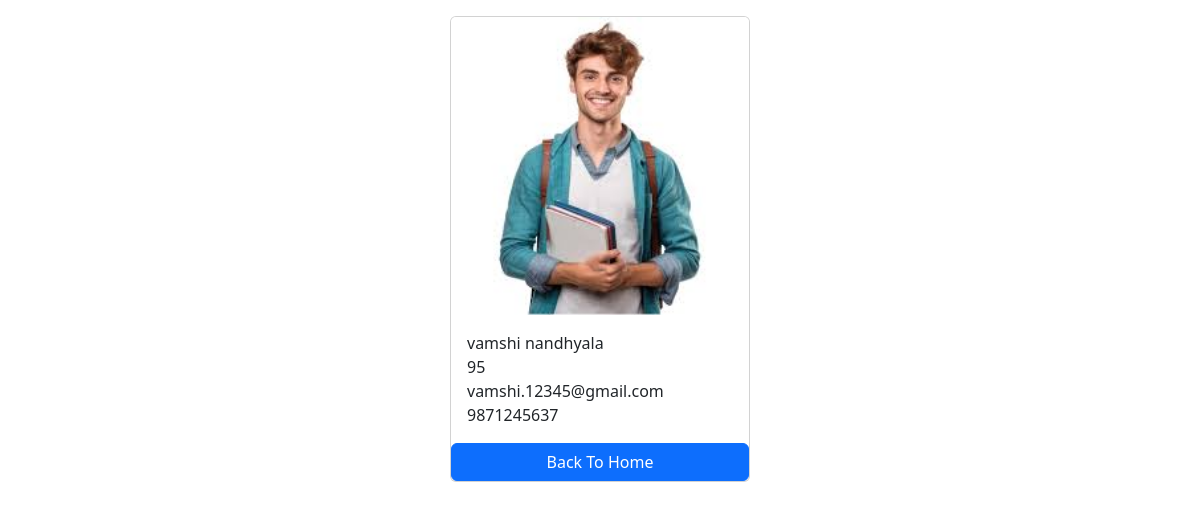
The app's page /students/6/ with its own data.
### result/models.py (models this page shows, shortened)
class Student1(models.Model):
    first_name=models.CharField(max_length=100)
    last_name=models.CharField(max_length=100)
    photo=models.ImageField(upload_to='images')
    graduation=models.CharField(max_length=100)
    marks=models.CharField(max_length=100)
    email_address=models.EmailField(max_length=100,unique=True)
    phone_number=models.CharField(max_length=10,blank=True)

### result/views.py (the view)
# urls.py: path('<int:pk>/',views.student_result, name='student_result'),
def student_result(request,pk):
    student=get_object_or_404(Student1,pk=pk)
    context={
        'student':student,
    }
    return render(request,'student_result.html',context)

### templates/student_result.html (shortened to what this page needs)
<!DOCTYPE html>
<html lang="en">
<head>
    <link href="https://cdn.jsdelivr.net/npm/bootstrap@5.3.3/dist/css/bootstrap.min.css" rel="stylesheet">
</head>
<body>
    <div class="container mt-3">
        <div class="card mx-auto" style="width:300px">
            <img src="{{student.photo.url}}" class="card-img-top" alt="">
            <div class="card-body">
                <p class="card-text m-0">{{student.first_name}} {{student.last_name}}</p>
                <p class="card-text m-0">{{student.marks}}</p>
                <p class="card-text m-0">{{student.email_address}}</p>
                <p class="card-text m-0">{{student.phone_number}}</p>
            </div>
            <a href="{% url "home" %}" class="btn btn-primary">Back To Home</a>
        </div>
    </div>
</body>
</html>

### records on screen
Student1: photo (picture), first_name "vamshi", last_name "nandhyala", marks "95", email_address "vamshi.12345@gmail.com", phone_number "9871245637"
